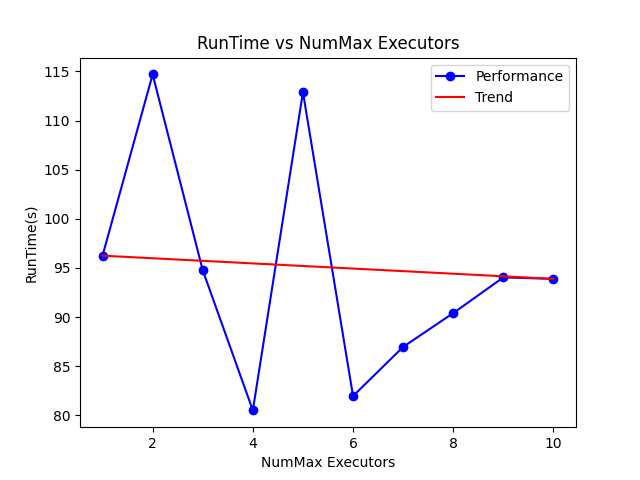

Recreate this plot in Python.


import matplotlib.pyplot as plt
x =[1,2,3,4,5,6,7,8,9,10] 
y =[96.25, 114.69, 94.76, 80.51, 112.88, 81.97, 86.97, 90.41, 94.04, 93.89]

# plot input vs output
# define a sequence of inputs between the smallest and largest known inputs
#x_line = arange(min(x), max(x), 1)

# create a line plot for the mapping function
plt.plot(x, y, color='blue', marker='o', label='Performance')

#plt.scatter(x,y)
x1 = [x[0], x[-1]]
y1 = [y[0], y[-1]]

plt.plot(x1,y1, color='red', label='Trend')
# add title and labels
plt.title('RunTime vs NumMax Executors')
plt.xlabel('NumMax Executors')
plt.ylabel('RunTime(s)')
plt.legend()
plt.savefig('plot.png')

plt.show()